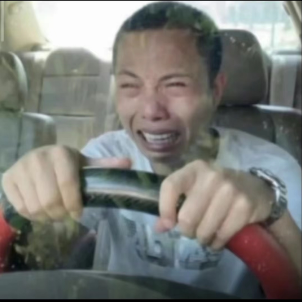
#> input picture util/img/666.png, 302 x 302 px, found by its file name
$ python Contours.py   (older library calls are emulated)
#> lines starting #> are read from the running program, lines starting #| are printed output that depends on the picture; after the words box and inside, x2 and y2 are one past the last pixel; in counts of white or black regions, pixels touching at a corner belong together
import cv2
import numpy as np

imgPath = 'C:/familyTree/backend/util/img/666.png'
# 读取图片并转换为HSV格式
image = cv2.imread(imgPath)
#> image is the input picture: shape (302, 302, 3); mean B, G, R 117.5, 121.7, 120.8
hsv_image = cv2.cvtColor(image, cv2.COLOR_BGR2HSV)
#> hsv_image: shape (302, 302, 3); mean H, S, V 58.4, 41.8, 129.1

bilateImg = cv2.bilateralFilter(image, d=15, sigmaColor=75, sigmaSpace=75)
# cv2.namedWindow("bilateralFilter",cv2.WINDOW_NORMAL)
cv2.imshow("img", image)
cv2.imshow("bilateralFilter", bilateImg)

# 定义要分割的颜色范围（这里选择红色）
lower_red = np.array([0, 0, 0])
upper_red = np.array([10, 255, 255])

# 根据颜色范围创建掩模
mask = cv2.inRange(hsv_image, lower_red, upper_red)
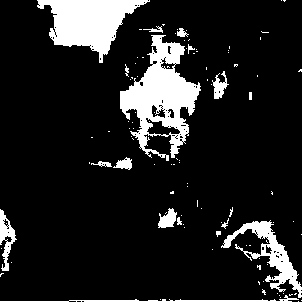
#> mask: shape (302, 302); 12.9% white; 104 white regions (87 under 20 px), largest, box (x1, y1, x2, y2) and area: (120, 35, 201, 161) 4509, (37, 0, 150, 63) 3539, (221, 220, 302, 298) 1608
# [31 lines of commented-out code are left out]
result = cv2.bitwise_and(image, image, mask=mask)
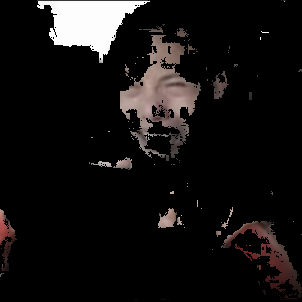
#> result: shape (302, 302, 3); mean B, G, R 17.6, 18, 20.2

# [5 lines of commented-out code are left out]
cv2.waitKey(0)
cv2.destroyAllWindows()

#=======================================处理曝光过度

# Load and read the input image
# img1 = cv2.imread(imgPath)
# image1 = cv2.cvtColor( cv2.imread(imgPath), cv2.COLOR_BGR2GRAY)
#
# # Apply adaptive histogram equalization (AHE) to adjust exposure
# equ = cv2.equalizeHist(image1)
#
# # Calculate edge information using Laplacian operator
# edges = cv2.Laplacian(equ, cv2.CV_64F).astype("uint8") * 50
#
# # Combine original image, AHE-processed image, and edge image for final result
# result1 = cv2.addWeighted(img1, 0.7, equ, 0.3, 0)
#
# # Display the output image
# cv2.imshow('Exposure Overexposed Repair', result1)
# cv2.waitKey(0)
# cv2.destroyAllWindows()

$ run again, with util/img/10.png copied over util/img/666.png
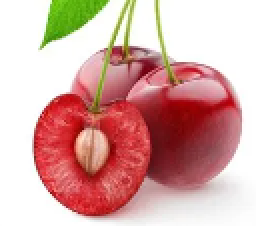
#> input picture util/img/10.png, 128 x 113 px, found by its file name (shown 2 times larger)
#> image is the input picture: shape (113, 128, 3); mean B, G, R 163.5, 168.7, 214.6
#> hsv_image: shape (113, 128, 3); mean H, S, V 70.5, 80.6, 217.4
#> `mask = cv2.inRange(hsv_image, lower_red, upper_red)`:
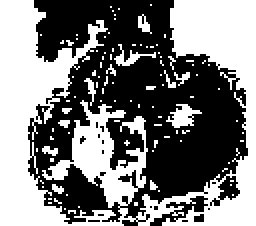
#> mask: shape (113, 128) (shown 2 times larger); 48.8% white; 101 white regions (94 under 20 px), largest, box (x1, y1, x2, y2) and area: (0, 0, 128, 113) 6484, (83, 52, 101, 64) 110, (57, 22, 78, 33) 69
#> `result = cv2.bitwise_and(image, image, mask=mask)`:
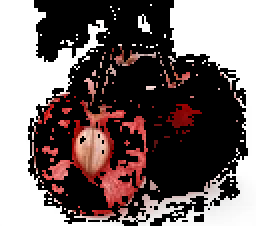
#> result: shape (113, 128, 3) (shown 2 times larger); mean B, G, R 102.9, 103.6, 116.3
